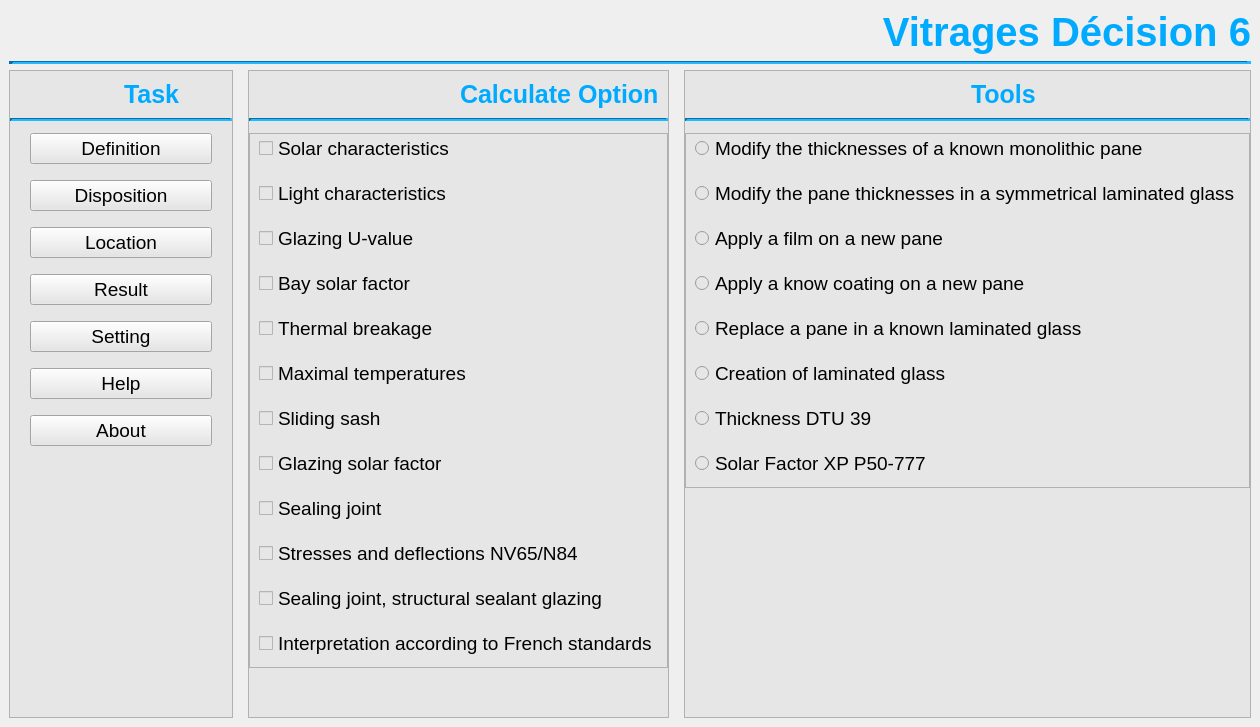
<?xml version="1.0" encoding="UTF-8"?>
<ui version="4.0">
 <class>HomeScreen</class>
 <widget class="QMainWindow" name="HomeScreen">
  <property name="geometry">
   <rect>
    <x>0</x>
    <y>0</y>
    <width>1260</width>
    <height>727</height>
   </rect>
  </property>
  <property name="windowTitle">
   <string>Vitrages Décision 6</string>
  </property>
  <property name="windowIcon">
   <iconset resource="design_res.qrc">
    <normaloff>:/design/images/logo.ico</normaloff>:/design/images/logo.ico</iconset>
  </property>
  <widget class="QWidget" name="centralwidget">
   <layout class="QVBoxLayout" name="verticalLayout">
    <item>
     <widget class="QFrame" name="frameHeader">
      <property name="frameShape">
       <enum>QFrame::NoFrame</enum>
      </property>
      <property name="frameShadow">
       <enum>QFrame::Raised</enum>
      </property>
      <layout class="QVBoxLayout" name="verticalLayout_2">
       <property name="leftMargin">
        <number>0</number>
       </property>
       <property name="topMargin">
        <number>0</number>
       </property>
       <property name="rightMargin">
        <number>0</number>
       </property>
       <property name="bottomMargin">
        <number>0</number>
       </property>
       <item>
        <widget class="QLabel" name="lblProductName">
         <property name="font">
          <font>
           <pointsize>30</pointsize>
           <weight>75</weight>
           <bold>true</bold>
          </font>
         </property>
         <property name="styleSheet">
          <string notr="true">color: rgb(0, 170, 255);</string>
         </property>
         <property name="text">
          <string>Vitrages Décision 6</string>
         </property>
         <property name="alignment">
          <set>Qt::AlignRight|Qt::AlignTrailing|Qt::AlignVCenter</set>
         </property>
        </widget>
       </item>
       <item>
        <widget class="Line" name="line">
         <property name="styleSheet">
          <string notr="true">background-color: rgb(0, 170, 255);</string>
         </property>
         <property name="lineWidth">
          <number>5</number>
         </property>
         <property name="orientation">
          <enum>Qt::Horizontal</enum>
         </property>
        </widget>
       </item>
      </layout>
     </widget>
    </item>
    <item>
     <widget class="QFrame" name="frameContent">
      <property name="sizePolicy">
       <sizepolicy hsizetype="Preferred" vsizetype="Expanding">
        <horstretch>0</horstretch>
        <verstretch>0</verstretch>
       </sizepolicy>
      </property>
      <property name="frameShape">
       <enum>QFrame::NoFrame</enum>
      </property>
      <property name="frameShadow">
       <enum>QFrame::Raised</enum>
      </property>
      <layout class="QHBoxLayout" name="horizontalLayout">
       <property name="spacing">
        <number>15</number>
       </property>
       <property name="leftMargin">
        <number>0</number>
       </property>
       <property name="topMargin">
        <number>0</number>
       </property>
       <property name="rightMargin">
        <number>0</number>
       </property>
       <property name="bottomMargin">
        <number>0</number>
       </property>
       <item>
        <widget class="QFrame" name="frameTask">
         <property name="styleSheet">
          <string notr="true">background-color: rgb(230, 230, 230);</string>
         </property>
         <property name="frameShape">
          <enum>QFrame::StyledPanel</enum>
         </property>
         <property name="frameShadow">
          <enum>QFrame::Raised</enum>
         </property>
         <layout class="QVBoxLayout" name="verticalLayout_3">
          <property name="spacing">
           <number>12</number>
          </property>
          <property name="leftMargin">
           <number>0</number>
          </property>
          <property name="topMargin">
           <number>0</number>
          </property>
          <property name="rightMargin">
           <number>0</number>
          </property>
          <property name="bottomMargin">
           <number>0</number>
          </property>
          <item>
           <widget class="QFrame" name="frame_4">
            <property name="frameShape">
             <enum>QFrame::NoFrame</enum>
            </property>
            <property name="frameShadow">
             <enum>QFrame::Raised</enum>
            </property>
            <layout class="QVBoxLayout" name="verticalLayout_9">
             <property name="spacing">
              <number>0</number>
             </property>
             <property name="leftMargin">
              <number>0</number>
             </property>
             <property name="topMargin">
              <number>0</number>
             </property>
             <property name="rightMargin">
              <number>0</number>
             </property>
             <property name="bottomMargin">
              <number>0</number>
             </property>
             <item>
              <widget class="QFrame" name="frameTitleTask">
               <property name="frameShape">
                <enum>QFrame::NoFrame</enum>
               </property>
               <property name="frameShadow">
                <enum>QFrame::Raised</enum>
               </property>
               <layout class="QHBoxLayout" name="horizontalLayout_2">
                <item>
                 <widget class="QLabel" name="lblTaskIcon">
                  <property name="text">
                   <string/>
                  </property>
                  <property name="pixmap">
                   <pixmap resource="design_res.qrc">:/design/images/settings.png</pixmap>
                  </property>
                  <property name="alignment">
                   <set>Qt::AlignRight|Qt::AlignTrailing|Qt::AlignVCenter</set>
                  </property>
                 </widget>
                </item>
                <item>
                 <widget class="QLabel" name="lblTask">
                  <property name="font">
                   <font>
                    <pointsize>19</pointsize>
                    <weight>75</weight>
                    <bold>true</bold>
                   </font>
                  </property>
                  <property name="styleSheet">
                   <string notr="true">color: rgb(0, 170, 255);</string>
                  </property>
                  <property name="text">
                   <string>Task</string>
                  </property>
                 </widget>
                </item>
               </layout>
              </widget>
             </item>
             <item>
              <widget class="Line" name="line_2">
               <property name="styleSheet">
                <string notr="true">background-color: rgb(0, 170, 255);</string>
               </property>
               <property name="lineWidth">
                <number>3</number>
               </property>
               <property name="orientation">
                <enum>Qt::Horizontal</enum>
               </property>
              </widget>
             </item>
            </layout>
           </widget>
          </item>
          <item>
           <widget class="QFrame" name="frameTaskContent">
            <property name="frameShape">
             <enum>QFrame::NoFrame</enum>
            </property>
            <property name="frameShadow">
             <enum>QFrame::Raised</enum>
            </property>
            <layout class="QVBoxLayout" name="verticalLayout_6">
             <property name="spacing">
              <number>16</number>
             </property>
             <property name="leftMargin">
              <number>20</number>
             </property>
             <property name="topMargin">
              <number>0</number>
             </property>
             <property name="rightMargin">
              <number>20</number>
             </property>
             <item>
              <widget class="VPushButton" name="btnDefinition">
               <property name="font">
                <font>
                 <pointsize>14</pointsize>
                </font>
               </property>
               <property name="text">
                <string>Definition</string>
               </property>
               <property name="checkable">
                <bool>true</bool>
               </property>
               <property name="autoExclusive">
                <bool>true</bool>
               </property>
               <property name="autoDefault">
                <bool>false</bool>
               </property>
               <property name="default">
                <bool>false</bool>
               </property>
               <property name="flat">
                <bool>false</bool>
               </property>
              </widget>
             </item>
             <item>
              <widget class="VPushButton" name="btnDesposition">
               <property name="font">
                <font>
                 <pointsize>14</pointsize>
                </font>
               </property>
               <property name="text">
                <string>Disposition</string>
               </property>
               <property name="checkable">
                <bool>true</bool>
               </property>
               <property name="autoExclusive">
                <bool>true</bool>
               </property>
               <property name="autoDefault">
                <bool>true</bool>
               </property>
               <property name="flat">
                <bool>false</bool>
               </property>
              </widget>
             </item>
             <item>
              <widget class="VPushButton" name="btnLocation">
               <property name="font">
                <font>
                 <pointsize>14</pointsize>
                </font>
               </property>
               <property name="text">
                <string>Location</string>
               </property>
               <property name="checkable">
                <bool>true</bool>
               </property>
               <property name="autoExclusive">
                <bool>true</bool>
               </property>
               <property name="autoDefault">
                <bool>true</bool>
               </property>
               <property name="flat">
                <bool>false</bool>
               </property>
              </widget>
             </item>
             <item>
              <widget class="VPushButton" name="btnResult">
               <property name="font">
                <font>
                 <pointsize>14</pointsize>
                </font>
               </property>
               <property name="text">
                <string>Result</string>
               </property>
               <property name="checkable">
                <bool>true</bool>
               </property>
               <property name="autoExclusive">
                <bool>true</bool>
               </property>
               <property name="autoDefault">
                <bool>true</bool>
               </property>
               <property name="flat">
                <bool>false</bool>
               </property>
              </widget>
             </item>
             <item>
              <widget class="VPushButton" name="btnSetting">
               <property name="font">
                <font>
                 <pointsize>14</pointsize>
                </font>
               </property>
               <property name="text">
                <string>Setting</string>
               </property>
               <property name="checkable">
                <bool>true</bool>
               </property>
               <property name="autoExclusive">
                <bool>true</bool>
               </property>
               <property name="autoDefault">
                <bool>true</bool>
               </property>
               <property name="flat">
                <bool>false</bool>
               </property>
              </widget>
             </item>
             <item>
              <widget class="VPushButton" name="btnHelp">
               <property name="font">
                <font>
                 <pointsize>14</pointsize>
                </font>
               </property>
               <property name="text">
                <string>Help</string>
               </property>
               <property name="checkable">
                <bool>true</bool>
               </property>
               <property name="autoExclusive">
                <bool>true</bool>
               </property>
               <property name="autoDefault">
                <bool>true</bool>
               </property>
               <property name="flat">
                <bool>false</bool>
               </property>
              </widget>
             </item>
             <item>
              <widget class="VPushButton" name="btnAbout">
               <property name="font">
                <font>
                 <pointsize>14</pointsize>
                </font>
               </property>
               <property name="text">
                <string>About</string>
               </property>
               <property name="checkable">
                <bool>true</bool>
               </property>
               <property name="autoExclusive">
                <bool>true</bool>
               </property>
               <property name="autoDefault">
                <bool>true</bool>
               </property>
               <property name="flat">
                <bool>false</bool>
               </property>
              </widget>
             </item>
            </layout>
           </widget>
          </item>
          <item>
           <spacer name="verticalSpacer">
            <property name="orientation">
             <enum>Qt::Vertical</enum>
            </property>
            <property name="sizeHint" stdset="0">
             <size>
              <width>20</width>
              <height>40</height>
             </size>
            </property>
           </spacer>
          </item>
         </layout>
        </widget>
       </item>
       <item>
        <widget class="QFrame" name="frameOption">
         <property name="styleSheet">
          <string notr="true">background-color: rgb(230, 230, 230);</string>
         </property>
         <property name="frameShape">
          <enum>QFrame::StyledPanel</enum>
         </property>
         <property name="frameShadow">
          <enum>QFrame::Raised</enum>
         </property>
         <layout class="QVBoxLayout" name="verticalLayout_4">
          <property name="spacing">
           <number>12</number>
          </property>
          <property name="leftMargin">
           <number>0</number>
          </property>
          <property name="topMargin">
           <number>0</number>
          </property>
          <property name="rightMargin">
           <number>0</number>
          </property>
          <property name="bottomMargin">
           <number>0</number>
          </property>
          <item>
           <widget class="QFrame" name="frame_5">
            <property name="frameShape">
             <enum>QFrame::NoFrame</enum>
            </property>
            <property name="frameShadow">
             <enum>QFrame::Raised</enum>
            </property>
            <layout class="QVBoxLayout" name="verticalLayout_11">
             <property name="spacing">
              <number>0</number>
             </property>
             <property name="leftMargin">
              <number>0</number>
             </property>
             <property name="topMargin">
              <number>0</number>
             </property>
             <property name="rightMargin">
              <number>0</number>
             </property>
             <property name="bottomMargin">
              <number>0</number>
             </property>
             <item>
              <widget class="QFrame" name="frameTitleOption">
               <property name="frameShape">
                <enum>QFrame::NoFrame</enum>
               </property>
               <property name="frameShadow">
                <enum>QFrame::Raised</enum>
               </property>
               <layout class="QHBoxLayout" name="horizontalLayout_3">
                <item>
                 <widget class="QLabel" name="lblOptionIcon">
                  <property name="text">
                   <string/>
                  </property>
                  <property name="pixmap">
                   <pixmap resource="design_res.qrc">:/design/images/menu.png</pixmap>
                  </property>
                  <property name="alignment">
                   <set>Qt::AlignRight|Qt::AlignTrailing|Qt::AlignVCenter</set>
                  </property>
                 </widget>
                </item>
                <item>
                 <widget class="QLabel" name="lblOption">
                  <property name="font">
                   <font>
                    <pointsize>19</pointsize>
                    <weight>75</weight>
                    <bold>true</bold>
                   </font>
                  </property>
                  <property name="styleSheet">
                   <string notr="true">color: rgb(0, 170, 255);</string>
                  </property>
                  <property name="text">
                   <string>Calculate Option</string>
                  </property>
                 </widget>
                </item>
               </layout>
              </widget>
             </item>
             <item>
              <widget class="Line" name="line_3">
               <property name="styleSheet">
                <string notr="true">background-color: rgb(0, 170, 255);</string>
               </property>
               <property name="lineWidth">
                <number>3</number>
               </property>
               <property name="orientation">
                <enum>Qt::Horizontal</enum>
               </property>
              </widget>
             </item>
            </layout>
           </widget>
          </item>
          <item>
           <widget class="QFrame" name="frameOptionContent">
            <property name="frameShape">
             <enum>QFrame::StyledPanel</enum>
            </property>
            <property name="frameShadow">
             <enum>QFrame::Raised</enum>
            </property>
            <layout class="QVBoxLayout" name="verticalLayout_8">
             <property name="spacing">
              <number>16</number>
             </property>
             <property name="topMargin">
              <number>0</number>
             </property>
             <item>
              <widget class="VCheckBox" name="chkSloarCharacter">
               <property name="font">
                <font>
                 <pointsize>14</pointsize>
                </font>
               </property>
               <property name="text">
                <string>Solar characteristics</string>
               </property>
              </widget>
             </item>
             <item>
              <widget class="VCheckBox" name="chkLightCharacter">
               <property name="font">
                <font>
                 <pointsize>14</pointsize>
                </font>
               </property>
               <property name="text">
                <string>Light characteristics</string>
               </property>
              </widget>
             </item>
             <item>
              <widget class="VCheckBox" name="chkGlazingU">
               <property name="font">
                <font>
                 <pointsize>14</pointsize>
                </font>
               </property>
               <property name="text">
                <string>Glazing U-value</string>
               </property>
              </widget>
             </item>
             <item>
              <widget class="VCheckBox" name="chkBaySolarFactor">
               <property name="font">
                <font>
                 <pointsize>14</pointsize>
                </font>
               </property>
               <property name="text">
                <string>Bay solar factor</string>
               </property>
              </widget>
             </item>
             <item>
              <widget class="VCheckBox" name="chkThermalBreakage">
               <property name="font">
                <font>
                 <pointsize>14</pointsize>
                </font>
               </property>
               <property name="text">
                <string>Thermal breakage</string>
               </property>
              </widget>
             </item>
             <item>
              <widget class="VCheckBox" name="chkMaximalTemperature">
               <property name="font">
                <font>
                 <pointsize>14</pointsize>
                </font>
               </property>
               <property name="text">
                <string>Maximal temperatures</string>
               </property>
              </widget>
             </item>
             <item>
              <widget class="VCheckBox" name="chkSlidingSash">
               <property name="font">
                <font>
                 <pointsize>14</pointsize>
                </font>
               </property>
               <property name="text">
                <string>Sliding sash</string>
               </property>
              </widget>
             </item>
             <item>
              <widget class="VCheckBox" name="chkGlazingSolarFactor">
               <property name="font">
                <font>
                 <pointsize>14</pointsize>
                </font>
               </property>
               <property name="text">
                <string>Glazing solar factor</string>
               </property>
              </widget>
             </item>
             <item>
              <widget class="VCheckBox" name="chkSealingJoint">
               <property name="font">
                <font>
                 <pointsize>14</pointsize>
                </font>
               </property>
               <property name="text">
                <string>Sealing joint</string>
               </property>
              </widget>
             </item>
             <item>
              <widget class="VCheckBox" name="chkNV65">
               <property name="font">
                <font>
                 <pointsize>14</pointsize>
                </font>
               </property>
               <property name="text">
                <string>Stresses and deflections NV65/N84</string>
               </property>
              </widget>
             </item>
             <item>
              <widget class="VCheckBox" name="chkStructuralSealant">
               <property name="font">
                <font>
                 <pointsize>14</pointsize>
                </font>
               </property>
               <property name="text">
                <string>Sealing joint, structural sealant glazing</string>
               </property>
              </widget>
             </item>
             <item>
              <widget class="VCheckBox" name="chkInterpretation">
               <property name="font">
                <font>
                 <pointsize>14</pointsize>
                </font>
               </property>
               <property name="text">
                <string>Interpretation according to French standards</string>
               </property>
              </widget>
             </item>
            </layout>
           </widget>
          </item>
          <item>
           <spacer name="verticalSpacer_3">
            <property name="orientation">
             <enum>Qt::Vertical</enum>
            </property>
            <property name="sizeHint" stdset="0">
             <size>
              <width>20</width>
              <height>40</height>
             </size>
            </property>
           </spacer>
          </item>
         </layout>
        </widget>
       </item>
       <item>
        <widget class="QFrame" name="frameTools">
         <property name="styleSheet">
          <string notr="true">background-color: rgb(230, 230, 230);</string>
         </property>
         <property name="frameShape">
          <enum>QFrame::StyledPanel</enum>
         </property>
         <property name="frameShadow">
          <enum>QFrame::Raised</enum>
         </property>
         <layout class="QVBoxLayout" name="verticalLayout_5">
          <property name="spacing">
           <number>12</number>
          </property>
          <property name="leftMargin">
           <number>0</number>
          </property>
          <property name="topMargin">
           <number>0</number>
          </property>
          <property name="rightMargin">
           <number>0</number>
          </property>
          <property name="bottomMargin">
           <number>0</number>
          </property>
          <item>
           <widget class="QFrame" name="frame_6">
            <property name="frameShape">
             <enum>QFrame::NoFrame</enum>
            </property>
            <property name="frameShadow">
             <enum>QFrame::Raised</enum>
            </property>
            <layout class="QVBoxLayout" name="verticalLayout_10">
             <property name="spacing">
              <number>0</number>
             </property>
             <property name="leftMargin">
              <number>0</number>
             </property>
             <property name="topMargin">
              <number>0</number>
             </property>
             <property name="rightMargin">
              <number>0</number>
             </property>
             <property name="bottomMargin">
              <number>0</number>
             </property>
             <item>
              <widget class="QFrame" name="frameTitleTools">
               <property name="frameShape">
                <enum>QFrame::NoFrame</enum>
               </property>
               <property name="frameShadow">
                <enum>QFrame::Raised</enum>
               </property>
               <layout class="QHBoxLayout" name="horizontalLayout_4">
                <item>
                 <widget class="QLabel" name="lblToolIcon">
                  <property name="text">
                   <string/>
                  </property>
                  <property name="pixmap">
                   <pixmap resource="design_res.qrc">:/design/images/tool.png</pixmap>
                  </property>
                  <property name="alignment">
                   <set>Qt::AlignRight|Qt::AlignTrailing|Qt::AlignVCenter</set>
                  </property>
                 </widget>
                </item>
                <item>
                 <widget class="QLabel" name="lblTools">
                  <property name="font">
                   <font>
                    <pointsize>19</pointsize>
                    <weight>75</weight>
                    <bold>true</bold>
                   </font>
                  </property>
                  <property name="styleSheet">
                   <string notr="true">color: rgb(0, 170, 255);</string>
                  </property>
                  <property name="text">
                   <string>Tools</string>
                  </property>
                 </widget>
                </item>
               </layout>
              </widget>
             </item>
             <item>
              <widget class="Line" name="line_4">
               <property name="styleSheet">
                <string notr="true">background-color: rgb(0, 170, 255);</string>
               </property>
               <property name="lineWidth">
                <number>3</number>
               </property>
               <property name="orientation">
                <enum>Qt::Horizontal</enum>
               </property>
              </widget>
             </item>
            </layout>
           </widget>
          </item>
          <item>
           <widget class="QFrame" name="frameToolContent">
            <property name="frameShape">
             <enum>QFrame::StyledPanel</enum>
            </property>
            <property name="frameShadow">
             <enum>QFrame::Raised</enum>
            </property>
            <layout class="QVBoxLayout" name="verticalLayout_7">
             <property name="spacing">
              <number>16</number>
             </property>
             <property name="topMargin">
              <number>0</number>
             </property>
             <item>
              <widget class="VRadioButton" name="rbnModule1">
               <property name="font">
                <font>
                 <pointsize>14</pointsize>
                </font>
               </property>
               <property name="text">
                <string>Modify the thicknesses of a known monolithic pane</string>
               </property>
              </widget>
             </item>
             <item>
              <widget class="VRadioButton" name="rbnModule2">
               <property name="font">
                <font>
                 <pointsize>14</pointsize>
                </font>
               </property>
               <property name="text">
                <string>Modify the pane thicknesses in a symmetrical laminated glass</string>
               </property>
              </widget>
             </item>
             <item>
              <widget class="VRadioButton" name="rbnModule3">
               <property name="font">
                <font>
                 <pointsize>14</pointsize>
                </font>
               </property>
               <property name="text">
                <string>Apply a film on a new pane</string>
               </property>
              </widget>
             </item>
             <item>
              <widget class="VRadioButton" name="rbnModule4">
               <property name="font">
                <font>
                 <pointsize>14</pointsize>
                </font>
               </property>
               <property name="text">
                <string>Apply a know coating on a new pane</string>
               </property>
              </widget>
             </item>
             <item>
              <widget class="VRadioButton" name="rbnModule5">
               <property name="font">
                <font>
                 <pointsize>14</pointsize>
                </font>
               </property>
               <property name="text">
                <string>Replace a pane in a known laminated glass</string>
               </property>
              </widget>
             </item>
             <item>
              <widget class="VRadioButton" name="rbnModule6">
               <property name="font">
                <font>
                 <pointsize>14</pointsize>
                </font>
               </property>
               <property name="text">
                <string>Creation of laminated glass</string>
               </property>
              </widget>
             </item>
             <item>
              <widget class="VRadioButton" name="rbnDTU39">
               <property name="font">
                <font>
                 <pointsize>14</pointsize>
                </font>
               </property>
               <property name="text">
                <string>Thickness DTU 39</string>
               </property>
              </widget>
             </item>
             <item>
              <widget class="VRadioButton" name="rbnXPP50">
               <property name="font">
                <font>
                 <pointsize>14</pointsize>
                </font>
               </property>
               <property name="text">
                <string>Solar Factor XP P50-777</string>
               </property>
              </widget>
             </item>
            </layout>
           </widget>
          </item>
          <item>
           <spacer name="verticalSpacer_2">
            <property name="orientation">
             <enum>Qt::Vertical</enum>
            </property>
            <property name="sizeHint" stdset="0">
             <size>
              <width>20</width>
              <height>40</height>
             </size>
            </property>
           </spacer>
          </item>
         </layout>
        </widget>
       </item>
      </layout>
     </widget>
    </item>
   </layout>
  </widget>
 </widget>
 <customwidgets>
  <customwidget>
   <class>VPushButton</class>
   <extends>QPushButton</extends>
   <header location="global">widgets/vpushbutton.h</header>
  </customwidget>
  <customwidget>
   <class>VRadioButton</class>
   <extends>QRadioButton</extends>
   <header location="global">widgets/vradiobutton.h</header>
  </customwidget>
  <customwidget>
   <class>VCheckBox</class>
   <extends>QCheckBox</extends>
   <header location="global">widgets/vcheckbox.h</header>
  </customwidget>
 </customwidgets>
 <resources>
  <include location="design_res.qrc"/>
 </resources>
 <connections/>
</ui>
